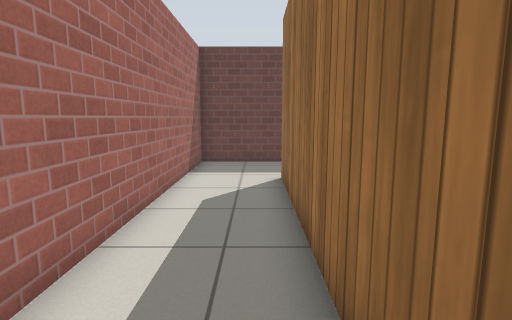
[1] (above)

19 first-person views from a walk through a world built for the Gazebo simulator. The camera is 1 m above the floor, tilts 8° down and sees 80° across. The floor is counted in squares, 0.5 m on a side. Each view is taken from the middle of a square. On the plan, view 1 faces up. The plan holds only what a view shows up to about 17 squares ahead; the rest is blank. Simple patterns stand in for the simulator's built-in surfaces.

[2]
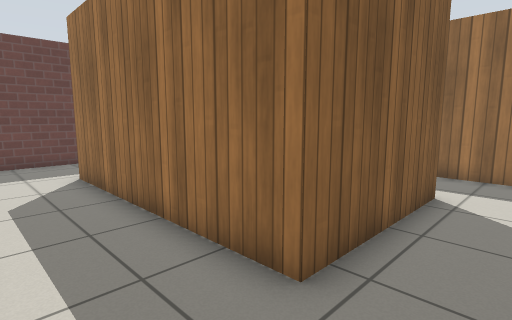

[3]
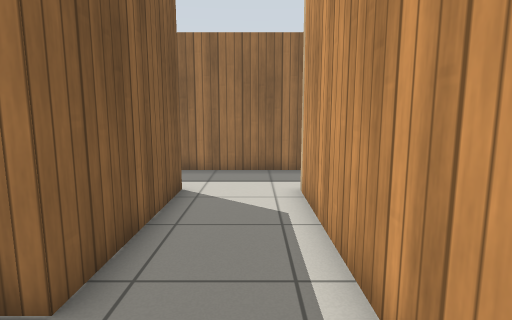

[4]
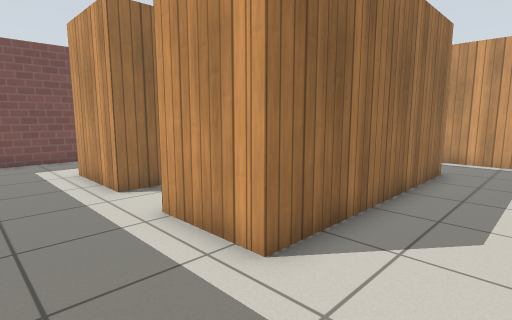

[5]
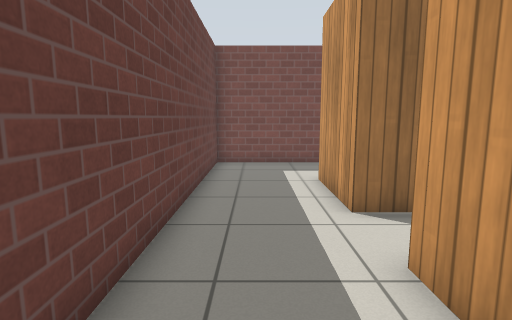

[6]
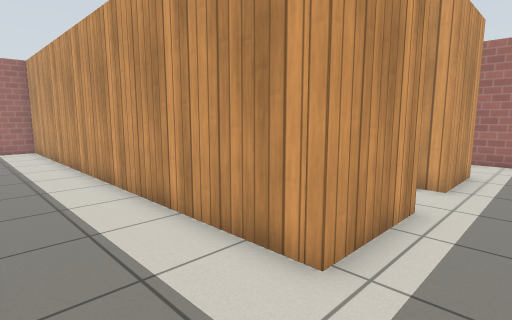

[7]
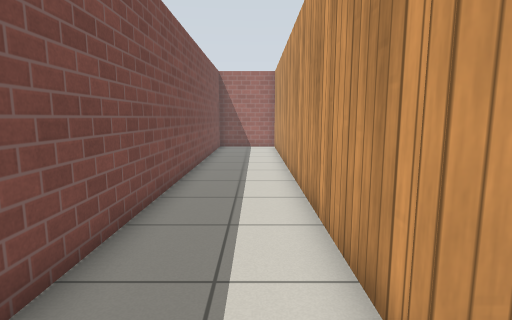

[8]
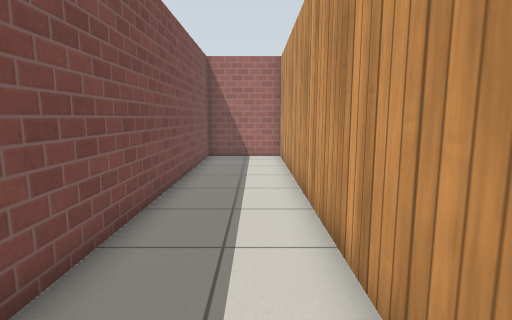

[9]
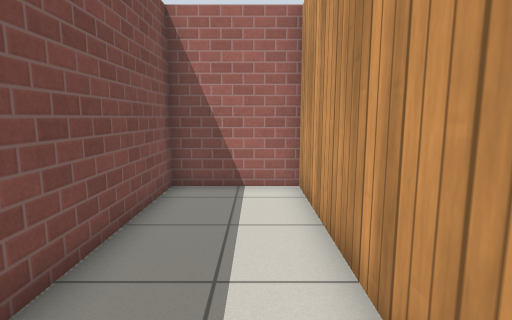

[10]
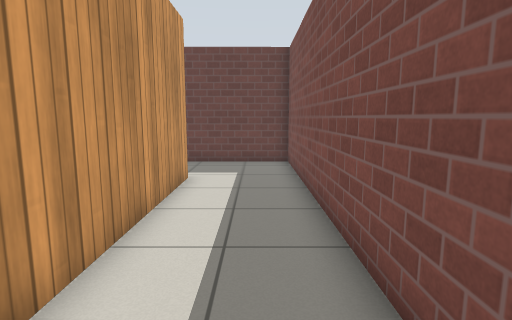

[11]
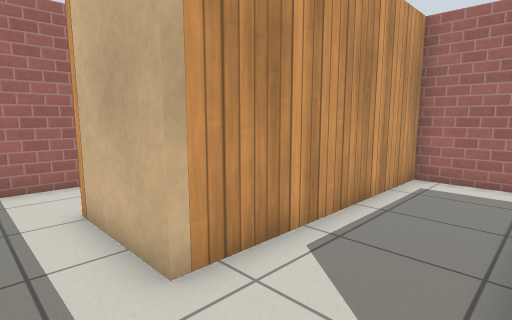

[12]
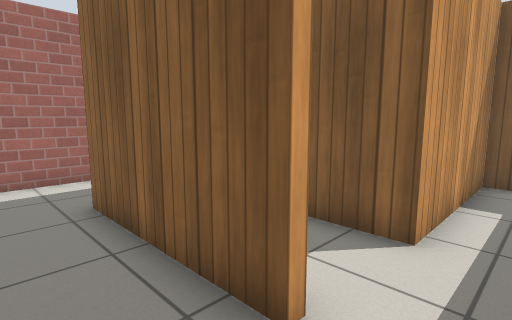

[13]
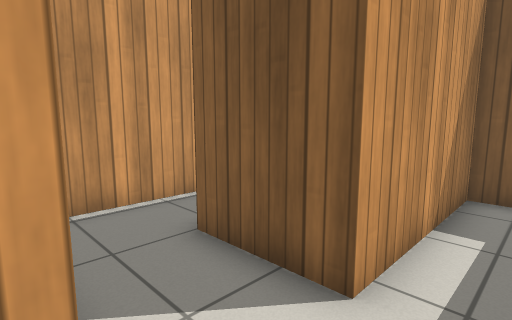

[14]
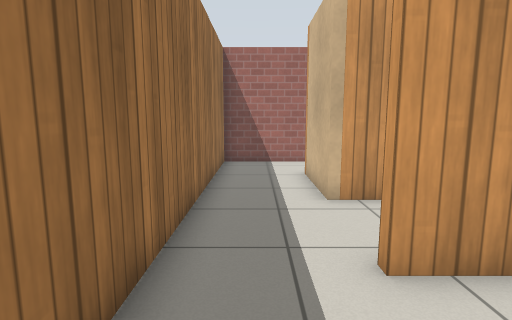

[15]
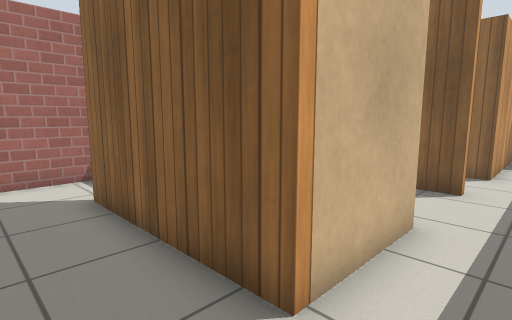

[16]
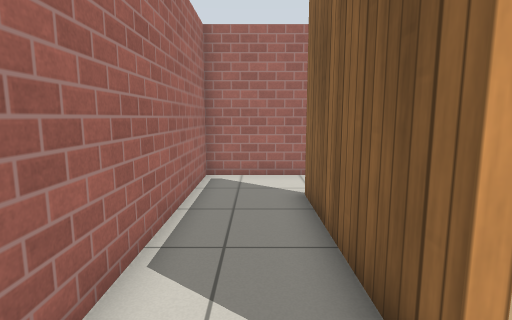

[17]
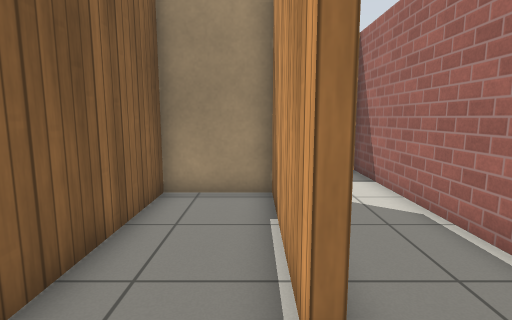

[18]
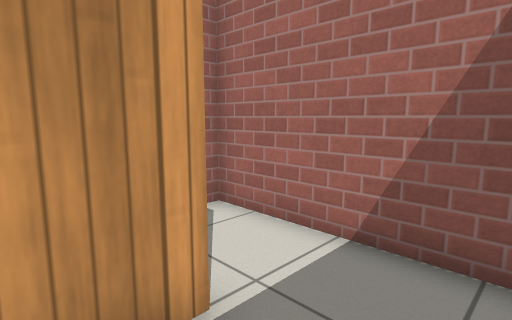

[19]
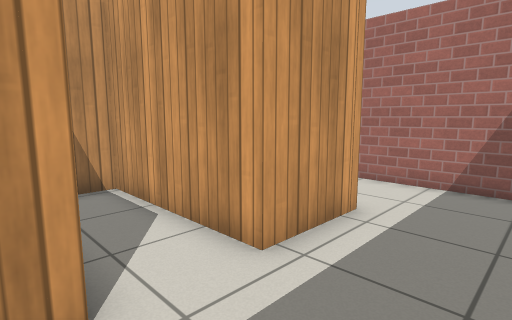

### Floor plan
Ten units are one square. View 1 is at (0, 0); x grows to the right and y downward. Boxes are objects, and circles mark ways between rooms. Rooms are numbered by the first view taken in them; rooms with no view inside come last. Other rooms are left out.
<svg viewBox="-30 -142 170 234">
<path fill="none" stroke="#000" d="M64 -11 8 -11 8 -100 38 -100 38 -43 49 -43M62 -86 62 -100 97 -100 97 87 135 87 135 -137 -25 -137 -25 22 63 22 63 57 2 57M-25 65 -25 87 94 87 94 -15M11 -56 11 -25M48 -14 64 -14M74 -97 65 -97 65 -40 35 -40M94 -15 94 -35M2 54 60 54 60 25 8 25M-25 33 -25 65"/>
<circle cx="75" cy="-10" r="3" fill="#2a7"/>
<circle cx="-10" cy="60" r="3" fill="#2a7"/>
<text x="70" y="-10">1</text>
<text x="30" y="-50">2</text>
<text x="10" y="40">3</text>
</svg>
Room 1 opens to room 2. Room 1 opens to room 3.

Where each view was taken, in squares from view 1:
view 1: 0 up, 0 right, facing up
view 2: 1 down, 2 left, facing up-right
view 3: 1 down, 2 left, facing right
view 4: 13 up, 2 left, facing down-right
view 5: 12 up, 0 right, facing right
view 6: 12 up, 13 right, facing down-left
view 7: 12 up, 11 right, facing down
view 8: 7 up, 11 right, facing down
view 9: 0 up, 11 right, facing down
view 10: 0 up, 12 right, facing up
view 11: 1 up, 8 right, facing down-left
view 12: 1 down, 8 right, facing up-left
view 13: 1 up, 8 right, facing up-left
view 14: 5 up, 8 right, facing down
view 15: 8 down, 8 right, facing up-left
view 16: 7 down, 8 right, facing left
view 17: 5 down, 2 left, facing right
view 18: 3 down, 2 right, facing down-left
view 19: 13 up, 7 right, facing down-left
